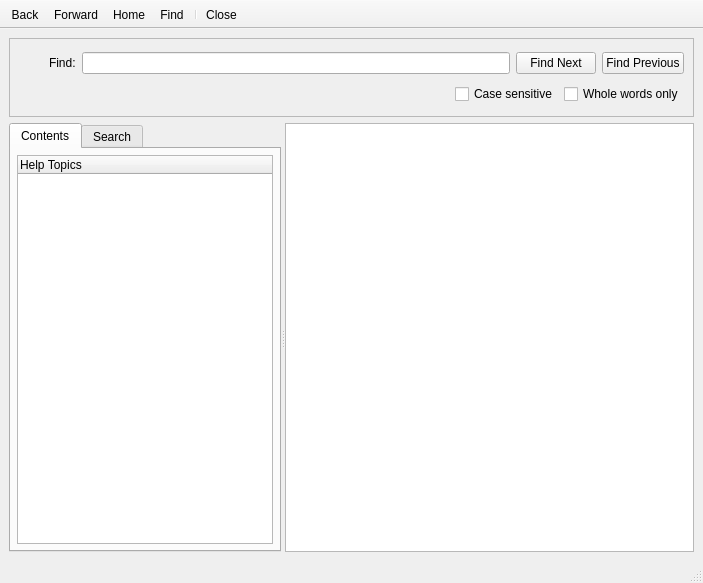
<ui version="4.0" >
 <author></author>
 <comment></comment>
 <exportmacro></exportmacro>
 <class>HelpBrowser</class>
 <widget class="QMainWindow" name="HelpBrowser" >
  <property name="geometry" >
   <rect>
    <x>0</x>
    <y>0</y>
    <width>703</width>
    <height>583</height>
   </rect>
  </property>
  <property name="sizePolicy" >
   <sizepolicy>
    <hsizetype>5</hsizetype>
    <vsizetype>5</vsizetype>
    <horstretch>0</horstretch>
    <verstretch>0</verstretch>
   </sizepolicy>
  </property>
  <property name="minimumSize" >
   <size>
    <width>0</width>
    <height>0</height>
   </size>
  </property>
  <property name="contextMenuPolicy" >
   <enum>Qt::NoContextMenu</enum>
  </property>
  <property name="windowTitle" >
   <string>Vidalia Help</string>
  </property>
  <property name="windowIcon" >
   <iconset resource="..\..\res\vidalia.qrc" >:/images/32x32/system-help.png</iconset>
  </property>
  <property name="statusTip" >
   <string/>
  </property>
  <property name="autoFillBackground" >
   <bool>true</bool>
  </property>
  <property name="toolButtonStyle" >
   <enum>Qt::ToolButtonTextUnderIcon</enum>
  </property>
  <widget class="QWidget" name="centralwidget" >
   <layout class="QVBoxLayout" >
    <property name="margin" >
     <number>9</number>
    </property>
    <property name="spacing" >
     <number>6</number>
    </property>
    <item>
     <widget class="QFrame" name="frmFind" >
      <property name="sizePolicy" >
       <sizepolicy>
        <hsizetype>5</hsizetype>
        <vsizetype>0</vsizetype>
        <horstretch>0</horstretch>
        <verstretch>0</verstretch>
       </sizepolicy>
      </property>
      <property name="minimumSize" >
       <size>
        <width>450</width>
        <height>79</height>
       </size>
      </property>
      <property name="maximumSize" >
       <size>
        <width>16777215</width>
        <height>79</height>
       </size>
      </property>
      <property name="contextMenuPolicy" >
       <enum>Qt::NoContextMenu</enum>
      </property>
      <property name="frameShape" >
       <enum>QFrame::StyledPanel</enum>
      </property>
      <property name="frameShadow" >
       <enum>QFrame::Raised</enum>
      </property>
      <layout class="QGridLayout" >
       <property name="margin" >
        <number>9</number>
       </property>
       <property name="spacing" >
        <number>6</number>
       </property>
       <item row="0" column="0" >
        <layout class="QHBoxLayout" >
         <property name="margin" >
          <number>0</number>
         </property>
         <property name="spacing" >
          <number>6</number>
         </property>
         <item>
          <widget class="QToolButton" name="btnCloseFind" >
           <property name="sizePolicy" >
            <sizepolicy>
             <hsizetype>5</hsizetype>
             <vsizetype>5</vsizetype>
             <horstretch>0</horstretch>
             <verstretch>0</verstretch>
            </sizepolicy>
           </property>
           <property name="minimumSize" >
            <size>
             <width>0</width>
             <height>0</height>
            </size>
           </property>
           <property name="maximumSize" >
            <size>
             <width>24</width>
             <height>24</height>
            </size>
           </property>
           <property name="contextMenuPolicy" >
            <enum>Qt::NoContextMenu</enum>
           </property>
           <property name="text" >
            <string/>
           </property>
           <property name="icon" >
            <iconset resource="..\..\res\vidalia.qrc">:/images/32x32/window-close.png</iconset>
           </property>
           <property name="iconSize" >
            <size>
             <width>22</width>
             <height>22</height>
            </size>
           </property>
           <property name="toolButtonStyle" >
            <enum>Qt::ToolButtonIconOnly</enum>
           </property>
           <property name="autoRaise" >
            <bool>true</bool>
           </property>
          </widget>
         </item>
         <item>
          <widget class="QLabel" name="label" >
           <property name="contextMenuPolicy" >
            <enum>Qt::NoContextMenu</enum>
           </property>
           <property name="text" >
            <string>Find:</string>
           </property>
           <property name="buddy" >
            <cstring>lineFind</cstring>
           </property>
          </widget>
         </item>
         <item>
          <widget class="QLineEdit" name="lineFind" >
           <property name="contextMenuPolicy" >
            <enum>Qt::NoContextMenu</enum>
           </property>
          </widget>
         </item>
        </layout>
       </item>
       <item row="0" column="2" >
        <widget class="QPushButton" name="btnFindPrev" >
         <property name="contextMenuPolicy" >
          <enum>Qt::NoContextMenu</enum>
         </property>
         <property name="text" >
          <string>Find Previous</string>
         </property>
         <property name="icon" >
          <iconset resource="..\..\res\vidalia.qrc">:/images/22x22/go-up-search.png</iconset>
         </property>
        </widget>
       </item>
       <item row="0" column="1" >
        <widget class="QPushButton" name="btnFindNext" >
         <property name="contextMenuPolicy" >
          <enum>Qt::NoContextMenu</enum>
         </property>
         <property name="text" >
          <string>Find Next</string>
         </property>
         <property name="icon" >
          <iconset resource="..\..\res\vidalia.qrc">:/images/22x22/go-down-search.png</iconset>
         </property>
        </widget>
       </item>
       <item row="1" column="0" colspan="3" >
        <layout class="QHBoxLayout" >
         <property name="margin" >
          <number>0</number>
         </property>
         <property name="spacing" >
          <number>6</number>
         </property>
         <item>
          <spacer>
           <property name="orientation" >
            <enum>Qt::Horizontal</enum>
           </property>
           <property name="sizeHint" >
            <size>
             <width>40</width>
             <height>20</height>
            </size>
           </property>
          </spacer>
         </item>
         <item>
          <widget class="QCheckBox" name="chkbxMatchCase" >
           <property name="contextMenuPolicy" >
            <enum>Qt::NoContextMenu</enum>
           </property>
           <property name="text" >
            <string>Case sensitive</string>
           </property>
          </widget>
         </item>
         <item>
          <widget class="QCheckBox" name="chkbxWholePhrase" >
           <property name="contextMenuPolicy" >
            <enum>Qt::NoContextMenu</enum>
           </property>
           <property name="text" >
            <string>Whole words only</string>
           </property>
          </widget>
         </item>
        </layout>
       </item>
      </layout>
     </widget>
    </item>
    <item>
     <widget class="QSplitter" name="splitter" >
      <property name="contextMenuPolicy" >
       <enum>Qt::NoContextMenu</enum>
      </property>
      <property name="orientation" >
       <enum>Qt::Horizontal</enum>
      </property>
      <widget class="QTabWidget" name="tabsMenu" >
       <property name="contextMenuPolicy" >
        <enum>Qt::NoContextMenu</enum>
       </property>
       <property name="tabPosition" >
        <enum>QTabWidget::North</enum>
       </property>
       <property name="tabShape" >
        <enum>QTabWidget::Rounded</enum>
       </property>
       <widget class="QWidget" name="tabTOC" >
        <attribute name="title" >
         <string>Contents</string>
        </attribute>
        <layout class="QVBoxLayout" >
         <property name="margin" >
          <number>6</number>
         </property>
         <property name="spacing" >
          <number>6</number>
         </property>
         <item>
          <widget class="QTreeWidget" name="treeContents" >
           <property name="sizePolicy" >
            <sizepolicy>
             <hsizetype>5</hsizetype>
             <vsizetype>7</vsizetype>
             <horstretch>1</horstretch>
             <verstretch>0</verstretch>
            </sizepolicy>
           </property>
           <property name="minimumSize" >
            <size>
             <width>200</width>
             <height>0</height>
            </size>
           </property>
           <property name="maximumSize" >
            <size>
             <width>16777215</width>
             <height>16777215</height>
            </size>
           </property>
           <property name="focusPolicy" >
            <enum>Qt::WheelFocus</enum>
           </property>
           <property name="contextMenuPolicy" >
            <enum>Qt::NoContextMenu</enum>
           </property>
           <property name="selectionBehavior" >
            <enum>QAbstractItemView::SelectItems</enum>
           </property>
           <property name="uniformRowHeights" >
            <bool>true</bool>
           </property>
           <column>
            <property name="text" >
             <string>Help Topics</string>
            </property>
           </column>
          </widget>
         </item>
        </layout>
       </widget>
       <widget class="QWidget" name="tabSearch" >
        <attribute name="title" >
         <string>Search</string>
        </attribute>
        <layout class="QGridLayout" >
         <property name="margin" >
          <number>6</number>
         </property>
         <property name="spacing" >
          <number>6</number>
         </property>
         <item row="2" column="1" >
          <layout class="QHBoxLayout" >
           <property name="margin" >
            <number>0</number>
           </property>
           <property name="spacing" >
            <number>6</number>
           </property>
           <item>
            <spacer>
             <property name="orientation" >
              <enum>Qt::Horizontal</enum>
             </property>
             <property name="sizeHint" >
              <size>
               <width>40</width>
               <height>20</height>
              </size>
             </property>
            </spacer>
           </item>
           <item>
            <widget class="QPushButton" name="btnSearch" >
             <property name="contextMenuPolicy" >
              <enum>Qt::NoContextMenu</enum>
             </property>
             <property name="text" >
              <string>Search</string>
             </property>
            </widget>
           </item>
          </layout>
         </item>
         <item row="0" column="0" >
          <widget class="QLabel" name="label_2" >
           <property name="contextMenuPolicy" >
            <enum>Qt::NoContextMenu</enum>
           </property>
           <property name="text" >
            <string>Searching for:</string>
           </property>
           <property name="buddy" >
            <cstring>lineSearch</cstring>
           </property>
          </widget>
         </item>
         <item row="3" column="0" colspan="2" >
          <widget class="QTreeWidget" name="treeSearch" >
           <property name="sizePolicy" >
            <sizepolicy>
             <hsizetype>5</hsizetype>
             <vsizetype>7</vsizetype>
             <horstretch>1</horstretch>
             <verstretch>0</verstretch>
            </sizepolicy>
           </property>
           <property name="minimumSize" >
            <size>
             <width>200</width>
             <height>0</height>
            </size>
           </property>
           <property name="maximumSize" >
            <size>
             <width>16777215</width>
             <height>16777215</height>
            </size>
           </property>
           <property name="focusPolicy" >
            <enum>Qt::WheelFocus</enum>
           </property>
           <property name="contextMenuPolicy" >
            <enum>Qt::NoContextMenu</enum>
           </property>
           <property name="selectionBehavior" >
            <enum>QAbstractItemView::SelectItems</enum>
           </property>
           <property name="uniformRowHeights" >
            <bool>true</bool>
           </property>
           <column>
            <property name="text" >
             <string>Found Documents</string>
            </property>
           </column>
          </widget>
         </item>
         <item row="1" column="0" colspan="2" >
          <widget class="QLineEdit" name="lineSearch" >
           <property name="contextMenuPolicy" >
            <enum>Qt::NoContextMenu</enum>
           </property>
          </widget>
         </item>
        </layout>
       </widget>
      </widget>
      <widget class="HelpTextBrowser" name="txtBrowser" >
       <property name="sizePolicy" >
        <sizepolicy>
         <hsizetype>7</hsizetype>
         <vsizetype>7</vsizetype>
         <horstretch>100</horstretch>
         <verstretch>0</verstretch>
        </sizepolicy>
       </property>
       <property name="contextMenuPolicy" >
        <enum>Qt::NoContextMenu</enum>
       </property>
       <property name="readOnly" >
        <bool>true</bool>
       </property>
      </widget>
     </widget>
    </item>
   </layout>
  </widget>
  <widget class="QStatusBar" name="statusbar" >
   <property name="geometry" >
    <rect>
     <x>0</x>
     <y>561</y>
     <width>703</width>
     <height>22</height>
    </rect>
   </property>
  </widget>
  <widget class="QToolBar" name="toolBar" >
   <property name="minimumSize" >
    <size>
     <width>62</width>
     <height>52</height>
    </size>
   </property>
   <property name="contextMenuPolicy" >
    <enum>Qt::NoContextMenu</enum>
   </property>
   <property name="movable" >
    <bool>false</bool>
   </property>
   <property name="orientation" >
    <enum>Qt::Horizontal</enum>
   </property>
   <property name="toolButtonStyle" >
    <enum>Qt::ToolButtonTextUnderIcon</enum>
   </property>
   <attribute name="toolBarArea" >
    <number>4</number>
   </attribute>
   <addaction name="actionBack" />
   <addaction name="actionForward" />
   <addaction name="actionHome" />
   <addaction name="actionFind" />
   <addaction name="separator" />
   <addaction name="actionClose" />
  </widget>
  <action name="actionBack" >
   <property name="icon" >
    <iconset resource="..\..\res\vidalia.qrc" >:/images/32x32/go-previous.png</iconset>
   </property>
   <property name="text" >
    <string>Back</string>
   </property>
   <property name="statusTip" >
    <string>Move to previous page (Backspace)</string>
   </property>
   <property name="shortcut" >
    <string>Backspace</string>
   </property>
  </action>
  <action name="actionForward" >
   <property name="icon" >
    <iconset resource="..\..\res\vidalia.qrc" >:/images/32x32/go-next.png</iconset>
   </property>
   <property name="text" >
    <string>Forward</string>
   </property>
   <property name="statusTip" >
    <string>Move to next page (Shift+Backspace)</string>
   </property>
   <property name="shortcut" >
    <string>Shift+Backspace</string>
   </property>
  </action>
  <action name="actionHome" >
   <property name="icon" >
    <iconset resource="..\..\res\vidalia.qrc" >:/images/32x32/go-home.png</iconset>
   </property>
   <property name="text" >
    <string>Home</string>
   </property>
   <property name="statusTip" >
    <string>Move to the Home page (Ctrl+H)</string>
   </property>
   <property name="shortcut" >
    <string>Ctrl+H</string>
   </property>
  </action>
  <action name="actionFind" >
   <property name="icon" >
    <iconset resource="..\..\res\vidalia.qrc" >:/images/32x32/edit-find.png</iconset>
   </property>
   <property name="checkable" >
     <bool>true</bool>
   </property>
   <property name="text" >
    <string>Find</string>
   </property>
   <property name="iconText" >
    <string>Find</string>
   </property>
   <property name="toolTip" >
    <string>Find</string>
   </property>
   <property name="statusTip" >
    <string>Search for a word or phrase on current page (Ctrl+F)</string>
   </property>
   <property name="shortcut" >
    <string>Ctrl+F</string>
   </property>
  </action>
  <action name="actionClose" >
   <property name="icon" >
    <iconset resource="..\..\res\vidalia.qrc" >:/images/32x32/window-close.png</iconset>
   </property>
   <property name="text" >
    <string>Close</string>
   </property>
   <property name="statusTip" >
    <string>Close Vidalia Help</string>
   </property>
   <property name="shortcut" >
    <string>Esc</string>
   </property>
  </action>
 </widget>
 <pixmapfunction></pixmapfunction>
 <customwidgets>
  <customwidget>
   <class>HelpTextBrowser</class>
   <extends>QTextBrowser</extends>
   <header>help/browser/helptextbrowser.h</header>
   <container>0</container>
   <pixmap></pixmap>
  </customwidget>
 </customwidgets>
 <tabstops>
  <tabstop>tabsMenu</tabstop>
  <tabstop>btnCloseFind</tabstop>
  <tabstop>lineFind</tabstop>
  <tabstop>btnFindNext</tabstop>
  <tabstop>btnFindPrev</tabstop>
  <tabstop>chkbxMatchCase</tabstop>
  <tabstop>chkbxWholePhrase</tabstop>
  <tabstop>treeContents</tabstop>
  <tabstop>txtBrowser</tabstop>
  <tabstop>lineSearch</tabstop>
  <tabstop>btnSearch</tabstop>
  <tabstop>treeSearch</tabstop>
 </tabstops>
 <resources>
  <include location="../../res/vidalia.qrc" />
 </resources>
 <connections>
  <connection>
   <sender>actionFind</sender>
   <signal>triggered()</signal>
   <receiver>lineFind</receiver>
   <slot>setFocus()</slot>
   <hints>
    <hint type="sourcelabel" >
     <x>-1</x>
     <y>-1</y>
    </hint>
    <hint type="destinationlabel" >
     <x>200</x>
     <y>108</y>
    </hint>
   </hints>
  </connection>
  <connection>
   <sender>btnCloseFind</sender>
   <signal>clicked()</signal>
   <receiver>actionFind</receiver>
   <slot>toggle()</slot>
   <hints>
    <hint type="sourcelabel" >
     <x>34</x>
     <y>107</y>
    </hint>
    <hint type="destinationlabel" >
     <x>243</x>
     <y>108</y>
    </hint>
   </hints>
  </connection>
  <connection>
   <sender>actionFind</sender>
   <signal>toggled(bool)</signal>
   <receiver>frmFind</receiver>
   <slot>setVisible(bool)</slot>
   <hints>
    <hint type="sourcelabel" >
     <x>-1</x>
     <y>-1</y>
    </hint>
    <hint type="destinationlabel" >
     <x>243</x>
     <y>108</y>
    </hint>
   </hints>
  </connection>
  <connection>
   <sender>actionClose</sender>
   <signal>triggered()</signal>
   <receiver>HelpBrowser</receiver>
   <slot>close()</slot>
   <hints>
    <hint type="sourcelabel" >
     <x>-1</x>
     <y>-1</y>
    </hint>
    <hint type="destinationlabel" >
     <x>317</x>
     <y>248</y>
    </hint>
   </hints>
  </connection>
  <connection>
   <sender>lineFind</sender>
   <signal>returnPressed()</signal>
   <receiver>btnFindNext</receiver>
   <slot>click()</slot>
   <hints>
    <hint type="sourcelabel" >
     <x>293</x>
     <y>108</y>
    </hint>
    <hint type="destinationlabel" >
     <x>539</x>
     <y>108</y>
    </hint>
   </hints>
  </connection>
  <connection>
   <sender>lineSearch</sender>
   <signal>returnPressed()</signal>
   <receiver>btnSearch</receiver>
   <slot>click()</slot>
   <hints>
    <hint type="sourcelabel" >
     <x>153</x>
     <y>245</y>
    </hint>
    <hint type="destinationlabel" >
     <x>244</x>
     <y>277</y>
    </hint>
   </hints>
  </connection>
 </connections>
</ui>
